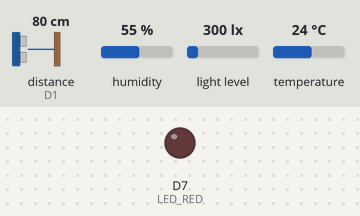
The sketch below on a simulated ESP8266 (NodeMCU). Shown: output pins drawn as LEDs (lit = HIGH). Dashed ring = blinking. The inputs (shaded band) are chosen by the test bench; at power-on: humidity 55 %, distance to the obstacle (sensor on D1) 80 cm, light level 300 lx, temperature 24 °C. The echo pulse lasts 58.3 µs per cm; WiFi joins after 1.5 s; servers stay silent unless stated; uploads are accepted with an empty reply; the local clock reads 2024-03-15 10:24:30 at power-on unless the sketch sets it; pins used as bus, display or sensor lines are not drawn; what the sketch prints to the serial monitor is not drawn.

Above: at 3.2 s.
3.3 s: humidity set to 79 %
10.0 s: humidity set to 82 %
At 11.1 s:
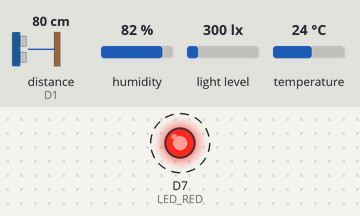
Timing chart, 0 to 23.8 s (numbered marks = the images above; inputs shaded):
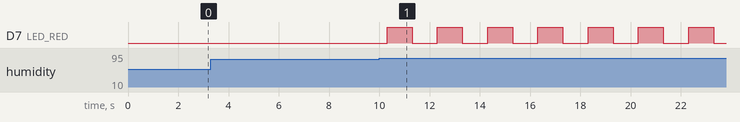

The sketch:

all_funciton_nocomment.ino
```cpp
#include <ESP8266WiFi.h>
#include <WiFiClientSecure.h>
#include <UniversalTelegramBot.h>
#include <ESP8266HTTPClient.h>
#include <WiFiClientSecureBearSSL.h>
#include <DHT.h>
#include <Wire.h>
#include <BH1750.h>
#include <time.h>

#define DHTPIN   D2
#define DHTTYPE  DHT22
DHT dht(DHTPIN, DHTTYPE);
#define LED_RED D7

#define TRIG_PIN D0
#define ECHO_PIN D1

#define SDA_PIN  D4
#define SCL_PIN  D3
BH1750 lightMeter;

const char* ssid     = "P";
const char* password = "pppppppp";

#define BOT_TOKEN "8272302286:AAGDHjg8xaVWAxOSwjo_7DWaJzcLNWGzSgE"
#define CHAT_ID   "6009634163"

WiFiClientSecure telegram_client;
UniversalTelegramBot bot(BOT_TOKEN, telegram_client);

const char* RTDB_HOST = "testexsamplefinaliot01-default-rtdb.asia-southeast1.firebasedatabase.app";
const char* DATABASE_SECRET = "I9xnnyp3W8Tqs4qm3hI012cOwopS6U91t3MLuZtD";

unsigned long lastSample = 0;
const unsigned long SAMPLE_EVERY_MS = 5000;

bool sentTempHigh = false;
bool sentHumiHigh = false;
bool sentDistLow  = false;
bool sentLuxLow   = false;
void BlynkLED(){
  for(int i=0; i<=10; i++){
    digitalWrite(LED_RED, HIGH);
    delay(1000);
    digitalWrite(LED_RED, LOW);
    delay(1000);
  }
}

void setupTime() {

  configTime(7 * 3600, 0, "pool.ntp.org", "time.nist.gov");
  for (int i=0; i<30 && time(nullptr) < 100000; ++i) { delay(500); }
}

float readDistance_cm() {
  digitalWrite(TRIG_PIN, LOW); delayMicroseconds(2);
  digitalWrite(TRIG_PIN, HIGH); delayMicroseconds(10);
  digitalWrite(TRIG_PIN, LOW);

  unsigned long us = pulseIn(ECHO_PIN, HIGH, 30000UL);
  if (us == 0) return NAN;
  return (us * 0.0343f) / 2.0f;
}

bool firebasePUT(const String& url, const String& json) {
  std::unique_ptr<BearSSL::WiFiClientSecure> fb(new BearSSL::WiFiClientSecure());
  fb->setInsecure();

  HTTPClient https;
  if (!https.begin(*fb, url)) {
    Serial.println("[FB] begin() failed");
    return false;
  }
  https.addHeader("Content-Type", "application/json");
  int code = https.PUT(json);
  bool ok = (code >= 200 && code < 300);
  Serial.printf("[FB] PUT %s -> %d\n", url.c_str(), code);
  if (!ok) Serial.printf("[FB] resp: %s\n", https.getString().c_str());
  https.end();
  return ok;
}

void sendOnce(bool &flag, const String& msg) {
  if (!flag) {
    bot.sendMessage(CHAT_ID, msg, "");
    flag = true;
  }
}
void resetFlag(bool &flag) { if (flag) flag = false; }

void setup() {
  Serial.begin(115200);
  delay(200);
  pinMode(LED_RED, OUTPUT);

  pinMode(TRIG_PIN, OUTPUT);
  pinMode(ECHO_PIN, INPUT);
  digitalWrite(TRIG_PIN, LOW);

  dht.begin();

  Wire.begin(SDA_PIN, SCL_PIN);
  if (!lightMeter.begin(BH1750::CONTINUOUS_HIGH_RES_MODE)) {
    Serial.println("BH1750 init failed. Check wiring/address.");
  } else {
    Serial.println("BH1750 ready");
  }

  WiFi.begin(ssid, password);
  Serial.print("Connecting WiFi");
  while (WiFi.status() != WL_CONNECTED) { delay(500); Serial.print("."); }
  Serial.println(" Connected!");

  telegram_client.setInsecure();
  bot.sendMessage(CHAT_ID, "ESP8266 ready", "");

  setupTime();
}

void loop() {
  if (millis() - lastSample < SAMPLE_EVERY_MS) return;
  lastSample = millis();

  float t   = dht.readTemperature();
  float h   = dht.readHumidity();
  float dcm = readDistance_cm();
  float lux = lightMeter.readLightLevel();
  if (lux < 0) lux = NAN;

  Serial.printf("T=%s C | H=%s %% | D=%s cm | L=%s lx\n",
    isnan(t) ? "-" : String(t,1).c_str(),
    isnan(h) ? "-" : String(h,1).c_str(),
    isnan(dcm) ? "-" : String(dcm,1).c_str(),
    isnan(lux) ? "-" : String(lux,1).c_str()
  );

  if (!isnan(t) && t > 30.0) {
    sendOnce(sentTempHigh, "Temperature high: " + String(t,1) + " C");

  } else {
    resetFlag(sentTempHigh);
  }

  if (!isnan(h) && h > 80.0) {
    sendOnce(sentHumiHigh, "Humidity high: " + String(h,1) + " %");
    BlynkLED();
  } else {
    resetFlag(sentHumiHigh);
  }

  if (!isnan(dcm) && dcm < 10.0) {
    sendOnce(sentDistLow, "Distance low: " + String(dcm,1) + " cm");
  } else {
    resetFlag(sentDistLow);
  }

  if (!isnan(lux) && lux < 10.0) {
    sendOnce(sentLuxLow, "Light low: " + String(lux,1) + " lx");
  } else {
    resetFlag(sentLuxLow);
  }

  time_t now = time(nullptr);
  unsigned long ts = (now > 100000) ? (unsigned long)now * 1000UL : millis();
  String base = String("https://") + RTDB_HOST;

  String urlLatest = base + "/latest.json?auth=" + DATABASE_SECRET;
  String urlHist   = base + "/history/" + String(ts) + ".json?auth=" + DATABASE_SECRET;

  String jsonLatest = "{";
  bool comma = false;
  if (!isnan(t))   { jsonLatest += "\"temperature\":" + String(t,1); comma = true; }
  if (!isnan(h))   { jsonLatest += (comma?",":"") + String("\"humidity\":") + String(h,1); comma = true; }
  jsonLatest       += (comma?",":"") + String("\"distance\":") + (isnan(dcm)? String("null") : String(dcm,1)); comma = true;
  jsonLatest       += (comma?",":"") + String("\"lux\":")     + (isnan(lux)? String("null") : String(lux,1));
  jsonLatest       += ",\"ts\":" + String(ts) + "}";

  String jsonHist = "{";
  comma = false;
  if (!isnan(t))   { jsonHist += "\"temperature\":" + String(t,1); comma = true; }
  if (!isnan(h))   { jsonHist += (comma?",":"") + String("\"humidity\":") + String(h,1); comma = true; }
  jsonHist         += (comma?",":"") + String("\"distance\":") + (isnan(dcm)? String("null") : String(dcm,1)); comma = true;
  jsonHist         += (comma?",":"") + String("\"lux\":")      + (isnan(lux)? String("null") : String(lux,1));
  jsonHist         += "}";

  bool a = firebasePUT(urlLatest, jsonLatest);
  bool b = firebasePUT(urlHist,   jsonHist);
  if (a && b) {
    Serial.println("[OK] Firebase latest + history updated");
  }
}
```

Measured:
- the behaviour switches between 80 and 81 % on humidity (found by bisection; images 0 and 1)
- after the input at 3.3 s, every drawn part: stays the same
- after the input at 10.0 s, D7 (LED_RED): alternates HIGH for 1.0 s and LOW for 1.0 s, starting after 0.31 s
